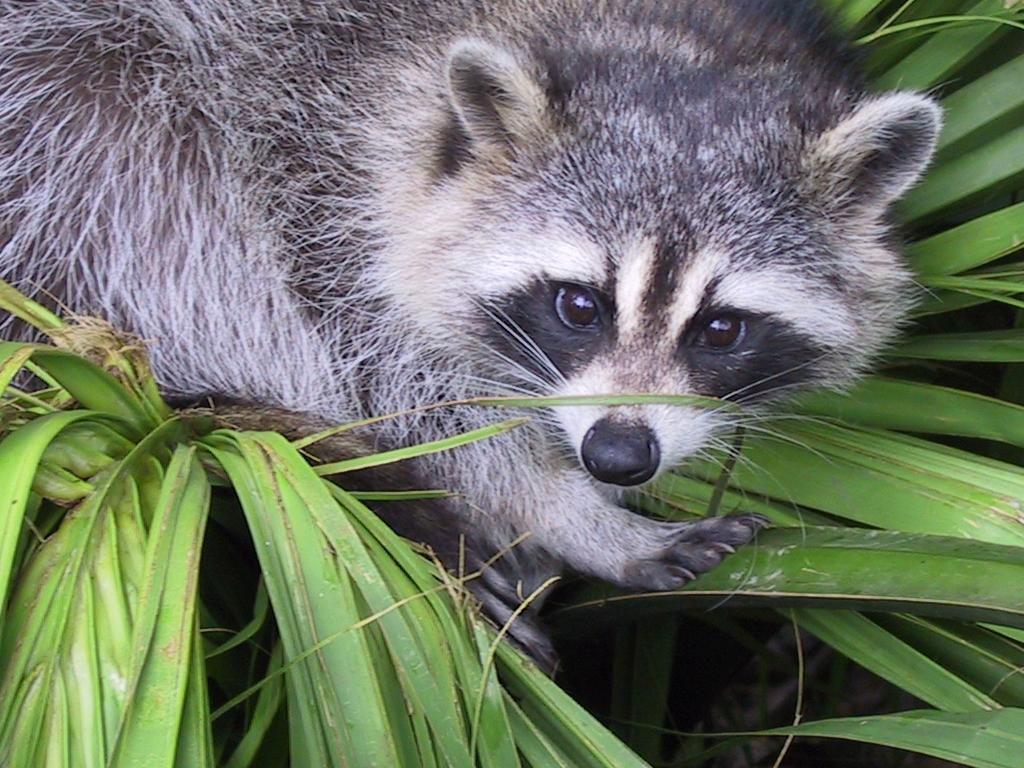
#> input picture 1-Array/ex04/animal.jpeg, 1024 x 768 px
$ python rotate.py
#> lines starting #> are read from the running program, lines starting #| are printed output that depends on the picture
### 1-Array/ex02/load_image.py
from PIL import Image
import numpy as np


def ft_load(path: str) -> np.array:
    """
    Load an image from the given path and return it as a numpy array.
    Args:
        path (str): The path to the image file.
    Returns:
        np.ndarray: The image represented as a numpy array.
    """
#> called with path = 'animal.jpeg'
    try:
        img = Image.open(path)
#> img is the input picture: PIL image 1024x768 RGB; mean R, G, B 110.7, 117.7, 102.1
        img_array = np.array(img)
        return img_array
    except Exception as e:
        raise ValueError(f"Could not load image: {e}") from e

### 1-Array/ex04/rotate.py
from load_image import ft_load
import numpy as np
import matplotlib.pyplot as plt


def trim(array, x, y, width, height, depth=3):
    """
        Trim an array using the given parameters
    """
#> called with x = 450, y = 100, width = 400, height = 400, depth = 1
    return array[y:y+width, x:x+height, :depth]
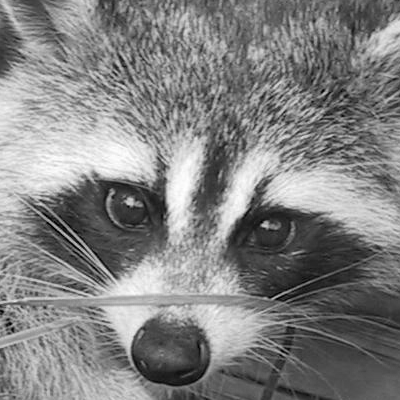
#> returned value: shape (400, 400, 1); min 0, max 255, mean 129.9
#| The shape of the image is: (400, 400, 1)
#|  or (400, 400)
#> (printed output is left out)


def rotate(array):
    """
        Rotate an array 90 degrees clockwise.
        Supports 2D (grayscale) and 3D (color) images.
    """
    if array.ndim == 2:
        return np.rot90(array)
    elif array.ndim == 3:
        return np.rot90(array, axes=(0, 1))
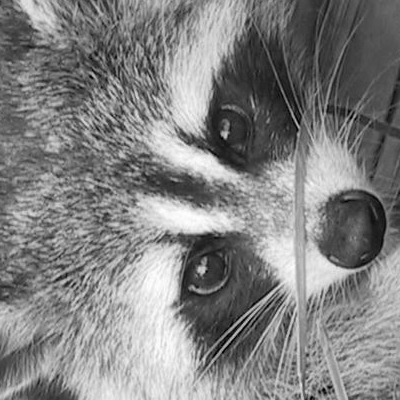
#> returned value: shape (400, 400, 1); min 0, max 255, mean 129.9
    else:
        raise ValueError("Unsupported array dimension")


def main():
    """
        Open the image, trim it, rotate it and convert it to grayscale,
        then display it.
    """

    try:
        image = ft_load('animal.jpeg')
    except Exception as e:
        print(e)
        exit()

    image = trim(image, 450, 100, 400, 400, 1)

    print(f'The shape of the image is: {image.shape}', end='')
    print(f' or ({image.shape[0]}, {image.shape[1]})')
    print(image)

    try:
        image = rotate(image)
    except Exception as e:
        print(e)
        exit()
    print(f'New shape after Transpose: ({image.shape[0]}, {image.shape[1]})')
#| New shape after Transpose: (400, 400)
    print(image)
#> (printed output is left out)

    # Display the image
    image = np.squeeze(image)
    plt.imshow(image, cmap='gray')
    plt.savefig("output.png")
    plt.axis('off')
    plt.show()


if __name__ == "__main__":
    main()
